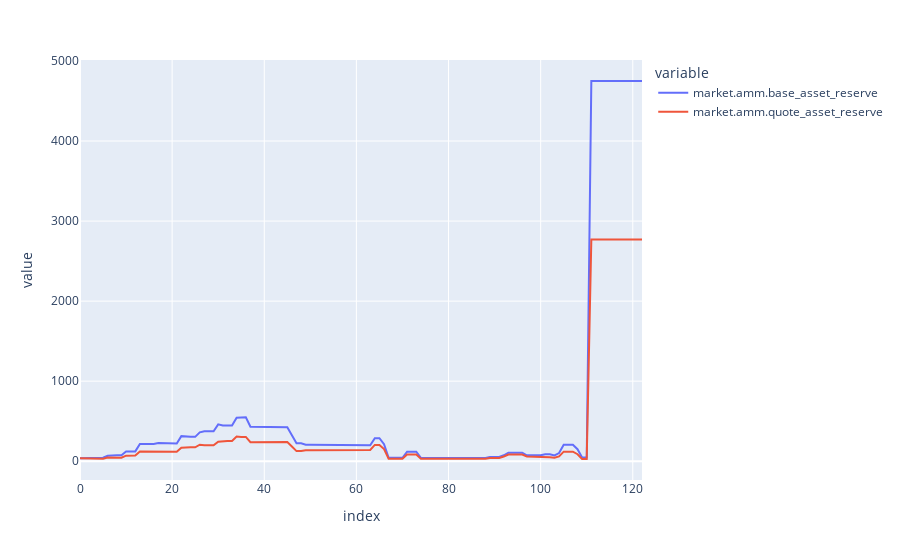

Write notebook code for a chart like this one.
### Code cell
market[[
    'market.amm.base_asset_reserve',
    'market.amm.quote_asset_reserve',
]].plot()
